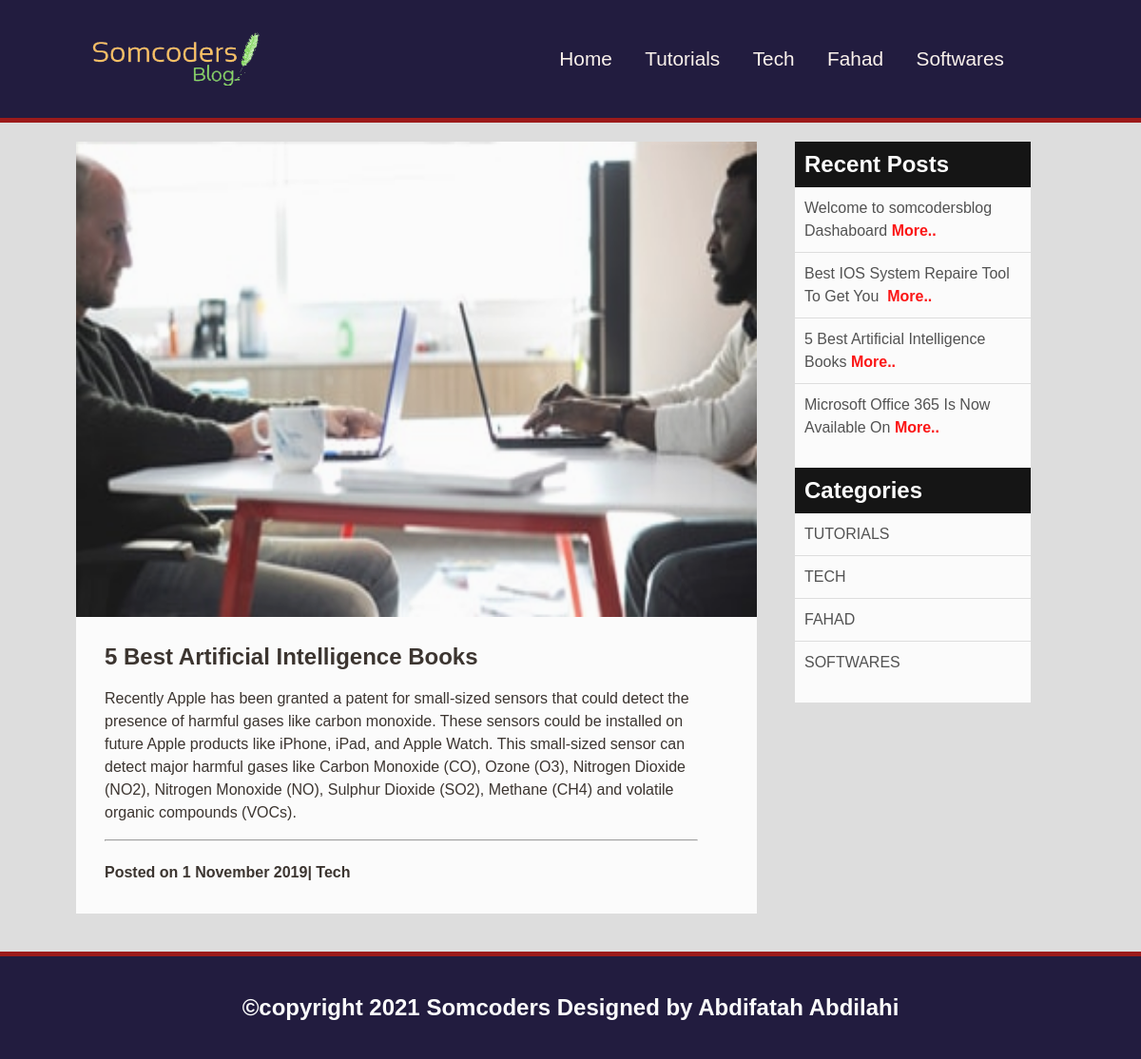
Screenshot of /single.php?post_id=33 with the database file from the repository.
### tables this page shows
CREATE TABLE `categories`  (
  `id` int(11) NOT NULL AUTO_INCREMENT,
  `name` varchar(20) NOT NULL,
  `description` text NULL,
  `status` int(11) NOT NULL DEFAULT 1,
  `created_at` timestamp(0) NOT NULL DEFAULT CURRENT_TIMESTAMP(0),
  PRIMARY KEY (`id`) USING BTREE
);

CREATE TABLE `posts`  (
  `id` int(11) NOT NULL AUTO_INCREMENT,
  `cat_id` int(11) NOT NULL,
  `title` varchar(200) NOT NULL,
  `body` text NOT NULL,
  `status` int(11) NOT NULL DEFAULT 1,
  `user_id` int(11) NULL DEFAULT NULL,
  `image` varchar(200) NOT NULL,
  `created_at` timestamp(0) NOT NULL DEFAULT CURRENT_TIMESTAMP(0),
  PRIMARY KEY (`id`) USING BTREE
);

### inc/init.php (called while the page is built)
<?php
    require("functions.php");
    include("header.php");
?>

### inc/functions.php (called while the page is built, shortened)
<?php
    require("config.php");
    function get_all($table,$order = "ASC"){
        global $db;
        try{
            $query      = $db->query("SELECT * FROM $table ORDER BY created_at $order");
            $query      =$query->fetchAll(PDO::FETCH_OBJ);
        }catch(PDOException $e){
           die("Cilad " . $e->getMessage());
        }
        return $query;
    }
    function get_single($table,$column,$value){
        global $db;
        try{
        $query      = $db->prepare("SELECT * FROM $table WHERE $column = ?");
        $query->execute([$value]);
        }catch(PDOException $e){
        die("Cilad " . $e->getMessage());
    }
        return  $query->fetch(PDO::FETCH_OBJ);
    }
    function clean_date($date){
        return date("j F Y",strtotime($date));
    }
    function capitalize($str){
        return ucfirst($str);
    }
    function uppercase($str){
        return strtoupper($str);
    }
    function limit_text($str,$end){
        return substr($str,0,$end);
    }
    function escape($string){
        return htmlspecialchars($string);
    }
?>

### single.php (the view)
<?php include("inc/init.php"); ?>
<?php
    if(isset($_GET["post_id"])){
        $post_id =  intval($_GET["post_id"]);
    }else{
        balfis("index.php");
    }
    $post = get_single("posts","id",$post_id);
    if($post){
        $category = get_single("categories","id",$post->cat_id);
    }else{
        balfis("index.php");
    }
?>
                <main class="main">
            <section class="section">
                        <article class="article single clearfix">
                <a href="single.php?post_id=<?= $post->id; ?>">
                    <img  src="images/<?= $post->image ? $post->image : "placeholder.png"; ?>" class="post-image" />
                </a>
                <div class="content">
                    <h2><?= escape($post->title); ?></h2>
                    <p><?= escape($post->body); ?></p>
                    <hr>
                    <h4>Posted on <?= clean_date($post->created_at); ?>| <?= $category->name; ?></h4>
                </div>
            </article>
        </section>
        <?php include("inc/aside.php"); ?>
        </main>
<?php include("inc/footer.php"); ?>

### inc/header.php (shortened to what this page needs)
<!doctype html>
<html>
    <head>
        <link href="naqshad.css" rel="stylesheet" type="text/css" />
    </head>
    <body>
    <header class="header clearfix">
        <img class="logo" src="images/logo.png" alt="">
        <nav class="navbar" id="nav">
            <a href="index.php">Home</a>
            <?php foreach(get_all("categories") as $category){ ?>
                <a href="category.php?cat_id=<?= $category->id ?>"><?= capitalize($category->name) ?></a>
            <?php } ?>
                    </nav>
    </header>

### inc/aside.php (shortened to what this page needs)
<aside class="aside">
<div class="inner">
    <h2>Recent Posts</h2>
    <?php foreach(get_all("posts","DESC") as $post) {  ?>
        <a href="single.php?post_id=<?= $post->id ?>"><?= limit_text(capitalize($post->title),40);  ?>&nbsp;<b style="color:red">More..</b>  </a>
    <?php } ?>
</div>
<div class="inner">
    <h2>Categories</h2>
    <?php foreach(get_all("categories") as $category) {  ?>
        <a href="category.php?cat_id=<?= $category->id ?>"><?=  uppercase($category->name); ?></a>
    <?php } ?>
</div>
</aside>

### naqshad.css (style rules this page uses)
* { box-sizing: border-box; }
.clearfix::after { content: " "; display: table; clear: both; }
body { font-family: 'Ubuntu',Helvetica, sans-serif; font-size: 16px; color:rgb(43, 35, 30); opacity: 0.9; background: #ddd; margin:0; }
a { text-decoration: none; }
.header { background: #0e082f; border-bottom:5px solid #960505; padding:30px; }
.navbar { float: right; margin-top:20px; margin-right: 10%; }
.logo { width: 200px; margin-left:50px ; }
.navbar a { color:seashell; margin-left:30px; text-decoration: none; font-size: 1.3em; }
.main { margin: 0 5%; overflow: hidden; min-height: 600px; }
.section { float: left; width:70%; padding:20px; }
.article { background: #fff; margin-bottom: 20px; }
.article a { color: #333333;; text-decoration: none; line-height: 1.6em; }
.content { float:left; width:50%; margin-left: 20px; }
.post-image { float: left; width:40%; height: 260px; }
.single img { width: 100%; height: 500px; }
.single .content { width:90%; padding:10px; line-height: 1.5em; }
.aside { float: left; width:23%; background: #fff; margin:20px; }
.aside h2 { margin:0; background: #000; color:#fff; padding: 10px; }
.aside a { display: inline-block; border-bottom:1px solid #ddd; color:#444; width:100%; text-decoration: none; line-height: 1.5; padding:10px; }
.inner { margin-bottom: 20px; }
.aside a:last-child { border:none; }

### rows the page displays
categories: name "Tutorials", name "TUTORIALS"
categories: name "Tech", name "TECH"
categories: name "Fahad", name "FAHAD"
categories: name "Softwares", name "SOFTWARES"
posts: image (picture), title "5 Best Artificial Intelligence Books", body "Recently Apple has been granted a patent for small-sized sensors that could detect the presence of harmful gases like carbon monoxide. These sensors could be installed on future Apple products like iPhone, iPad, and Apple Watch. This small-sized sensor can detect major harmful gases like Carbon Monoxide (CO), Ozone (O3), Nitrogen Dioxide (NO2), Nitrogen Monoxide (NO), Sulphur Dioxide (SO2), Methane (CH4) and volatile organic compounds (VOCs).", created_at "1 November 2019"
posts: title "Welcome to somcodersblog Dashaboard"
posts: title "Best IOS System Repaire Tool To Get You"
posts: title "Microsoft Office 365 Is Now Available On"
